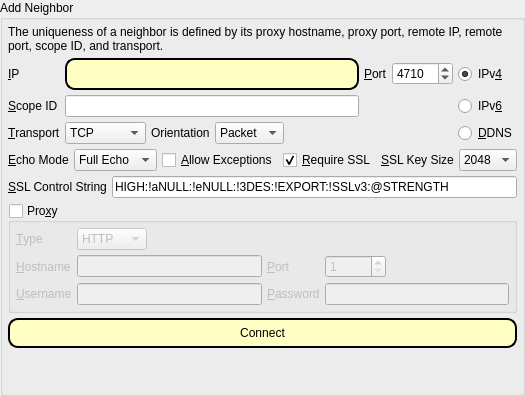
              <widget class="QSplitter" name="splitter_3">
               <property name="styleSheet">
                <string notr="true"/>
               </property>
               <property name="frameShape">
                <enum>QFrame::NoFrame</enum>
               </property>
               <property name="frameShadow">
                <enum>QFrame::Plain</enum>
               </property>
               <property name="lineWidth">
                <number>1</number>
               </property>
               <property name="orientation">
                <enum>Qt::Vertical</enum>
               </property>
               <property name="childrenCollapsible">
                <bool>false</bool>
               </property>
               <widget class="QWidget" name="layoutWidget1b">
                <layout class="QHBoxLayout" name="horizontalLayout_2">
                 <property name="spacing">
                  <number>5</number>
                 </property>
                 <item>
                  <widget class="QGroupBox" name="groupBox_addip_2">
                   <property name="title">
                    <string>Add Neighbor</string>
                   </property>
                   <layout class="QVBoxLayout" name="verticalLayout_21">
                    <property name="spacing">
                     <number>5</number>
                    </property>
                    <property name="leftMargin">
                     <number>5</number>
                    </property>
                    <property name="topMargin">
                     <number>5</number>
                    </property>
                    <property name="rightMargin">
                     <number>5</number>
                    </property>
                    <property name="bottomMargin">
                     <number>5</number>
                    </property>
                    <item>
                     <widget class="QLabel" name="label_23">
                      <property name="text">
                       <string>The uniqueness of a neighbor is defined by its proxy hostname, proxy port, remote IP, remote port, scope ID, and transport.</string>
                      </property>
                      <property name="wordWrap">
                       <bool>true</bool>
                      </property>
                     </widget>
                    </item>
                    <item>
                     <layout class="QGridLayout" name="gridLayout_3">
                      <property name="spacing">
                       <number>5</number>
                      </property>
                      <item row="0" column="1">
                       <widget class="QLineEdit" name="neighborIP">
                        <property name="styleSheet">
                         <string notr="true">QLineEdit#neighborIP {
     background-color: rgb(255, 255, 195);
     border-style: outset;
     border-width: 2px;
     border-radius: 10px;
     border-color: black;
     min-width: 10em;
     padding: 6px;
 }

</string>
                        </property>
                       </widget>
                      </item>
                      <item row="0" column="0">
                       <widget class="QLabel" name="label_24">
                        <property name="sizePolicy">
                         <sizepolicy hsizetype="Minimum" vsizetype="Preferred">
                          <horstretch>0</horstretch>
                          <verstretch>0</verstretch>
                         </sizepolicy>
                        </property>
                        <property name="layoutDirection">
                         <enum>Qt::RightToLeft</enum>
                        </property>
                        <property name="text">
                         <string>&amp;IP</string>
                        </property>
                        <property name="buddy">
                         <cstring>neighborIP</cstring>
                        </property>
                       </widget>
                      </item>
                      <item row="0" column="3">
                       <widget class="QSpinBox" name="neighborPort">
                        <property name="minimum">
                         <number>1</number>
                        </property>
                        <property name="maximum">
                         <number>65535</number>
                        </property>
                        <property name="value">
                         <number>4710</number>
                        </property>
                       </widget>
                      </item>
                      <item row="0" column="2">
                       <widget class="QLabel" name="label_13">
                        <property name="sizePolicy">
                         <sizepolicy hsizetype="Minimum" vsizetype="Preferred">
                          <horstretch>0</horstretch>
                          <verstretch>0</verstretch>
                         </sizepolicy>
                        </property>
                        <property name="layoutDirection">
                         <enum>Qt::RightToLeft</enum>
                        </property>
                        <property name="text">
                         <string>&amp;Port</string>
                        </property>
                        <property name="buddy">
                         <cstring>neighborPort</cstring>
                        </property>
                       </widget>
                      </item>
                      <item row="1" column="0">
                       <widget class="QLabel" name="neighborScopeIdLabel">
                        <property name="text">
                         <string>&amp;Scope ID</string>
                        </property>
                        <property name="buddy">
                         <cstring>neighborScopeId</cstring>
                        </property>
                       </widget>
                      </item>
                      <item row="1" column="1">
                       <widget class="QLineEdit" name="neighborScopeId"/>
                      </item>
                      <item row="2" column="0">
                       <widget class="QLabel" name="label_66">
                        <property name="text">
                         <string>&amp;Transport</string>
                        </property>
                        <property name="buddy">
                         <cstring>neighborTransport</cstring>
                        </property>
                       </widget>
                      </item>
                      <item row="2" column="1">
                       <layout class="QHBoxLayout" name="horizontalLayout_60">
                        <property name="spacing">
                         <number>5</number>
                        </property>
                        <item>
                         <widget class="QComboBox" name="neighborTransport">
                          <property name="currentIndex">
                           <number>2</number>
                          </property>
                          <property name="sizeAdjustPolicy">
                           <enum>QComboBox::AdjustToContents</enum>
                          </property>
                          <item>
                           <property name="text">
                            <string>Bluetooth</string>
                           </property>
                          </item>
                          <item>
                           <property name="text">
                            <string>SCTP</string>
                           </property>
                          </item>
                          <item>
                           <property name="text">
                            <string>TCP</string>
                           </property>
                          </item>
                          <item>
                           <property name="text">
                            <string>UDP</string>
                           </property>
                          </item>
                         </widget>
                        </item>
                        <item>
                         <widget class="QLabel" name="label_70">
                          <property name="text">
                           <string>Orientation</string>
                          </property>
                         </widget>
                        </item>
                        <item>
                         <widget class="QComboBox" name="neighborOrientation">
                          <property name="sizeAdjustPolicy">
                           <enum>QComboBox::AdjustToContents</enum>
                          </property>
                          <item>
                           <property name="text">
                            <string>Packet</string>
                           </property>
                          </item>
                          <item>
                           <property name="text">
                            <string>Stream</string>
                           </property>
                          </item>
                         </widget>
                        </item>
                        <item>
                         <spacer name="horizontalSpacer_50">
                          <property name="orientation">
                           <enum>Qt::Horizontal</enum>
                          </property>
                          <property name="sizeHint" stdset="0">
                           <size>
                            <width>40</width>
                            <height>20</height>
                           </size>
                          </property>
                         </spacer>
                        </item>
                       </layout>
                      </item>
                      <item row="1" column="4">
                       <widget class="QRadioButton" name="ipv6Neighbor">
                        <property name="sizePolicy">
                         <sizepolicy hsizetype="Minimum" vsizetype="Preferred">
                          <horstretch>0</horstretch>
                          <verstretch>0</verstretch>
                         </sizepolicy>
                        </property>
                        <property name="layoutDirection">
                         <enum>Qt::LeftToRight</enum>
                        </property>
                        <property name="text">
                         <string>IPv&amp;6</string>
                        </property>
                       </widget>
                      </item>
                      <item row="2" column="4">
                       <widget class="QRadioButton" name="dynamicdns">
                        <property name="sizePolicy">
                         <sizepolicy hsizetype="Minimum" vsizetype="Preferred">
                          <horstretch>0</horstretch>
                          <verstretch>0</verstretch>
                         </sizepolicy>
                        </property>
                        <property name="toolTip">
                         <string>Dynamic DNS</string>
                        </property>
                        <property name="text">
                         <string>&amp;DDNS</string>
                        </property>
                       </widget>
                      </item>
                      <item row="0" column="4">
                       <widget class="QRadioButton" name="ipv4Neighbor">
                        <property name="sizePolicy">
                         <sizepolicy hsizetype="Minimum" vsizetype="Preferred">
                          <horstretch>0</horstretch>
                          <verstretch>0</verstretch>
                         </sizepolicy>
                        </property>
                        <property name="layoutDirection">
                         <enum>Qt::LeftToRight</enum>
                        </property>
                        <property name="text">
                         <string>IPv&amp;4</string>
                        </property>
                        <property name="checked">
                         <bool>true</bool>
                        </property>
                       </widget>
                      </item>
                     </layout>
                    </item>
                    <item>
                     <layout class="QHBoxLayout" name="horizontalLayout_35">
                      <property name="spacing">
                       <number>5</number>
                      </property>
                      <item>
                       <widget class="QLabel" name="label_39">
                        <property name="sizePolicy">
                         <sizepolicy hsizetype="Fixed" vsizetype="Preferred">
                          <horstretch>0</horstretch>
                          <verstretch>0</verstretch>
                         </sizepolicy>
                        </property>
                        <property name="text">
                         <string>&amp;Echo Mode</string>
                        </property>
                        <property name="buddy">
                         <cstring>neighborsEchoMode</cstring>
                        </property>
                       </widget>
                      </item>
                      <item>
                       <widget class="QComboBox" name="neighborsEchoMode">
                        <property name="sizeAdjustPolicy">
                         <enum>QComboBox::AdjustToContents</enum>
                        </property>
                        <item>
                         <property name="text">
                          <string>Full Echo</string>
                         </property>
                        </item>
                        <item>
                         <property name="text">
                          <string>Half Echo</string>
                         </property>
                        </item>
                       </widget>
                      </item>
                      <item>
                       <widget class="QCheckBox" name="addException">
                        <property name="sizePolicy">
                         <sizepolicy hsizetype="Minimum" vsizetype="Preferred">
                          <horstretch>0</horstretch>
                          <verstretch>0</verstretch>
                         </sizepolicy>
                        </property>
                        <property name="toolTip">
                         <string>&lt;html&gt;&lt;head/&gt;&lt;body&gt;&lt;p&gt;GoldBug will record peer certificates during initial connections. Subsequent connections will cause GoldBug to inspect peer certificates. If there are discrepancies between recorded certificates and transmitted certificates, GoldBug will sever the connections. Enable this option if you would like GoldBug to ignore discrepancies.&lt;/p&gt;&lt;/body&gt;&lt;/html&gt;</string>
                        </property>
                        <property name="text">
                         <string>&amp;Allow Exceptions</string>
                        </property>
                       </widget>
                      </item>
                      <item>
                       <widget class="QCheckBox" name="requireSsl">
                        <property name="sizePolicy">
                         <sizepolicy hsizetype="Minimum" vsizetype="Preferred">
                          <horstretch>0</horstretch>
                          <verstretch>0</verstretch>
                         </sizepolicy>
                        </property>
                        <property name="toolTip">
                         <string>Require secure connections.</string>
                        </property>
                        <property name="text">
                         <string>&amp;Require SSL</string>
                        </property>
                        <property name="checked">
                         <bool>true</bool>
                        </property>
                       </widget>
                      </item>
                      <item>
                       <widget class="QLabel" name="sslKeySizeLabel">
                        <property name="text">
                         <string>&amp;SSL Key Size</string>
                        </property>
                        <property name="buddy">
                         <cstring>neighborKeySize</cstring>
                        </property>
                       </widget>
                      </item>
                      <item>
                       <widget class="QComboBox" name="neighborKeySize">
                        <property name="sizeAdjustPolicy">
                         <enum>QComboBox::AdjustToContents</enum>
                        </property>
                        <item>
                         <property name="text">
                          <string>2048</string>
                         </property>
                        </item>
                        <item>
                         <property name="text">
                          <string>3072</string>
                         </property>
                        </item>
                        <item>
                         <property name="text">
                          <string>4096</string>
                         </property>
                        </item>
                       </widget>
                      </item>
                     </layout>
                    </item>
                    <item>
                     <layout class="QHBoxLayout" name="horizontalLayout_89">
                      <property name="spacing">
                       <number>5</number>
                      </property>
                      <item>
                       <widget class="QLabel" name="label_78">
                        <property name="text">
                         <string>&amp;SSL Control String</string>
                        </property>
                        <property name="buddy">
                         <cstring>neighborsSslControlString</cstring>
                        </property>
                       </widget>
                      </item>
                      <item>
                       <widget class="QLineEdit" name="neighborsSslControlString">
                        <property name="text">
                         <string>HIGH:!aNULL:!eNULL:!3DES:!EXPORT:!SSLv3:@STRENGTH</string>
                        </property>
                       </widget>
                      </item>
                     </layout>
                    </item>
                    <item>
                     <widget class="QGroupBox" name="proxy">
                      <property name="title">
                       <string>Pro&amp;xy</string>
                      </property>
                      <property name="checkable">
                       <bool>true</bool>
                      </property>
                      <property name="checked">
                       <bool>false</bool>
                      </property>
                      <layout class="QGridLayout" name="gridLayout_5">
                       <property name="leftMargin">
                        <number>5</number>
                       </property>
                       <property name="topMargin">
                        <number>5</number>
                       </property>
                       <property name="rightMargin">
                        <number>5</number>
                       </property>
                       <property name="bottomMargin">
                        <number>5</number>
                       </property>
                       <property name="spacing">
                        <number>5</number>
                       </property>
                       <item row="1" column="0">
                        <widget class="QLabel" name="label_7">
                         <property name="text">
                          <string>&amp;Hostname</string>
                         </property>
                         <property name="buddy">
                          <cstring>proxyHostname</cstring>
                         </property>
                        </widget>
                       </item>
                       <item row="2" column="0">
                        <widget class="QLabel" name="label_19">
                         <property name="text">
                          <string>&amp;Username</string>
                         </property>
                         <property name="buddy">
                          <cstring>proxyUsername</cstring>
                         </property>
                        </widget>
                       </item>
                       <item row="1" column="3">
                        <layout class="QHBoxLayout" name="horizontalLayout_39">
                         <property name="spacing">
                          <number>5</number>
                         </property>
                         <item>
                          <widget class="QSpinBox" name="proxyPort">
                           <property name="minimum">
                            <number>1</number>
                           </property>
                           <property name="maximum">
                            <number>65535</number>
                           </property>
                          </widget>
                         </item>
                         <item>
                          <spacer name="horizontalSpacer_29">
                           <property name="orientation">
                            <enum>Qt::Horizontal</enum>
                           </property>
                           <property name="sizeHint" stdset="0">
                            <size>
                             <width>40</width>
                             <height>20</height>
                            </size>
                           </property>
                          </spacer>
                         </item>
                        </layout>
                       </item>
                       <item row="0" column="1">
                        <layout class="QHBoxLayout" name="horizontalLayout_29">
                         <property name="spacing">
                          <number>5</number>
                         </property>
                         <item>
                          <widget class="QComboBox" name="proxyType">
                           <property name="sizeAdjustPolicy">
                            <enum>QComboBox::AdjustToContents</enum>
                           </property>
                           <item>
                            <property name="text">
                             <string>HTTP</string>
                            </property>
                           </item>
                           <item>
                            <property name="text">
                             <string>Socks5</string>
                            </property>
                           </item>
                           <item>
                            <property name="text">
                             <string>System</string>
                            </property>
                           </item>
                          </widget>
                         </item>
                         <item>
                          <spacer name="horizontalSpacer_28">
                           <property name="orientation">
                            <enum>Qt::Horizontal</enum>
                           </property>
                           <property name="sizeHint" stdset="0">
                            <size>
                             <width>40</width>
                             <height>20</height>
                            </size>
                           </property>
                          </spacer>
                         </item>
                        </layout>
                       </item>
                       <item row="0" column="0">
                        <widget class="QLabel" name="label_3">
                         <property name="text">
                          <string>&amp;Type</string>
                         </property>
                         <property name="buddy">
                          <cstring>proxyType</cstring>
                         </property>
                        </widget>
                       </item>
                       <item row="1" column="1">
                        <widget class="QLineEdit" name="proxyHostname"/>
                       </item>
                       <item row="2" column="3">
                        <widget class="QLineEdit" name="proxyPassword">
                         <property name="text">
                          <string/>
                         </property>
                         <property name="echoMode">
                          <enum>QLineEdit::Password</enum>
                         </property>
                        </widget>
                       </item>
                       <item row="2" column="2">
                        <widget class="QLabel" name="label_20">
                         <property name="text">
                          <string>&amp;Password</string>
                         </property>
                         <property name="buddy">
                          <cstring>proxyPassword</cstring>
                         </property>
                        </widget>
                       </item>
                       <item row="2" column="1">
                        <widget class="QLineEdit" name="proxyUsername"/>
                       </item>
                       <item row="1" column="2">
                        <widget class="QLabel" name="label_8">
                         <property name="text">
                          <string>&amp;Port</string>
                         </property>
                         <property name="buddy">
                          <cstring>proxyPort</cstring>
                         </property>
                        </widget>
                       </item>
                      </layout>
                     </widget>
                    </item>
                    <item>
                     <layout class="QHBoxLayout" name="horizontalLayout_6">
                      <property name="spacing">
                       <number>5</number>
                      </property>
                      <item>
                       <widget class="QPushButton" name="addNeighbor">
                        <property name="styleSheet">
                         <string notr="true">QPushButton#addNeighbor {
     background-color: rgb(255, 255, 195);
     border-style: outset;
     border-width: 2px;
     border-radius: 10px;
     border-color: black;
     min-width: 10em;
     padding: 6px;
 }


QPushButton#addNeighbor:hover { 
background-color: qlineargradient(x1: 0, y1: 0, x2: 0, y2: 1,
                                   stop: 0 rgb(254,229,172), stop: 1 #FFFFFF);
background-position: top center; } 



QPushButton#addNeighbor:pressed {
     background-color: darkgrey;
     border-style: inset;
 }

</string>
                        </property>
                        <property name="text">
                         <string>Connect</string>
                        </property>
                        <property name="icon">
                         <iconset resource="../Icons/icons.qrc">
                          <normaloff>:/nuvola/connect.png</normaloff>:/nuvola/connect.png</iconset>
                        </property>
                        <property name="iconSize">
                         <size>
                          <width>40</width>
                          <height>40</height>
                         </size>
                        </property>
                       </widget>
                      </item>
                     </layout>
                    </item>
                    <item>
                     <spacer name="verticalSpacer_8">
                      <property name="orientation">
                       <enum>Qt::Vertical</enum>
                      </property>
                      <property name="sizeHint" stdset="0">
                       <size>
                        <width>20</width>
                        <height>40</height>
                       </size>
                      </property>
                     </spacer>
                    </item>
                   </layout>
                  </widget>
                 </item>
                </layout>
               </widget>
              </widget>
